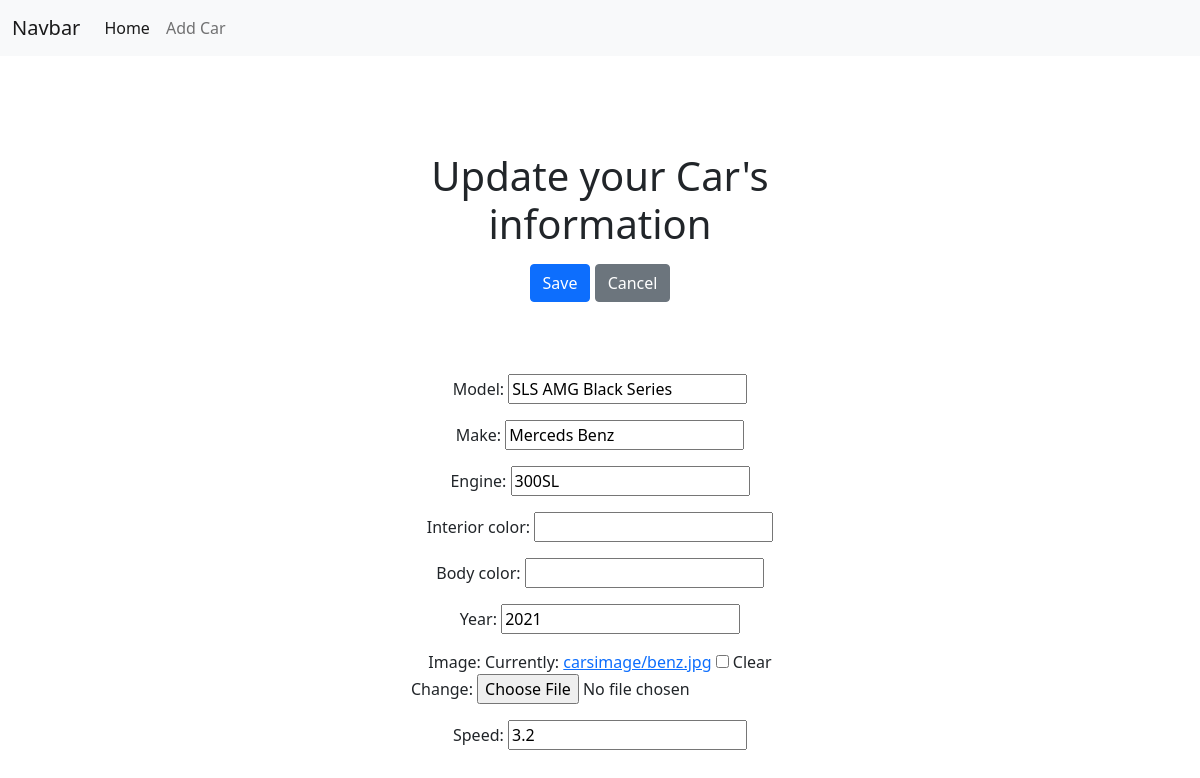
Page /update/1/ on the earlier database version.
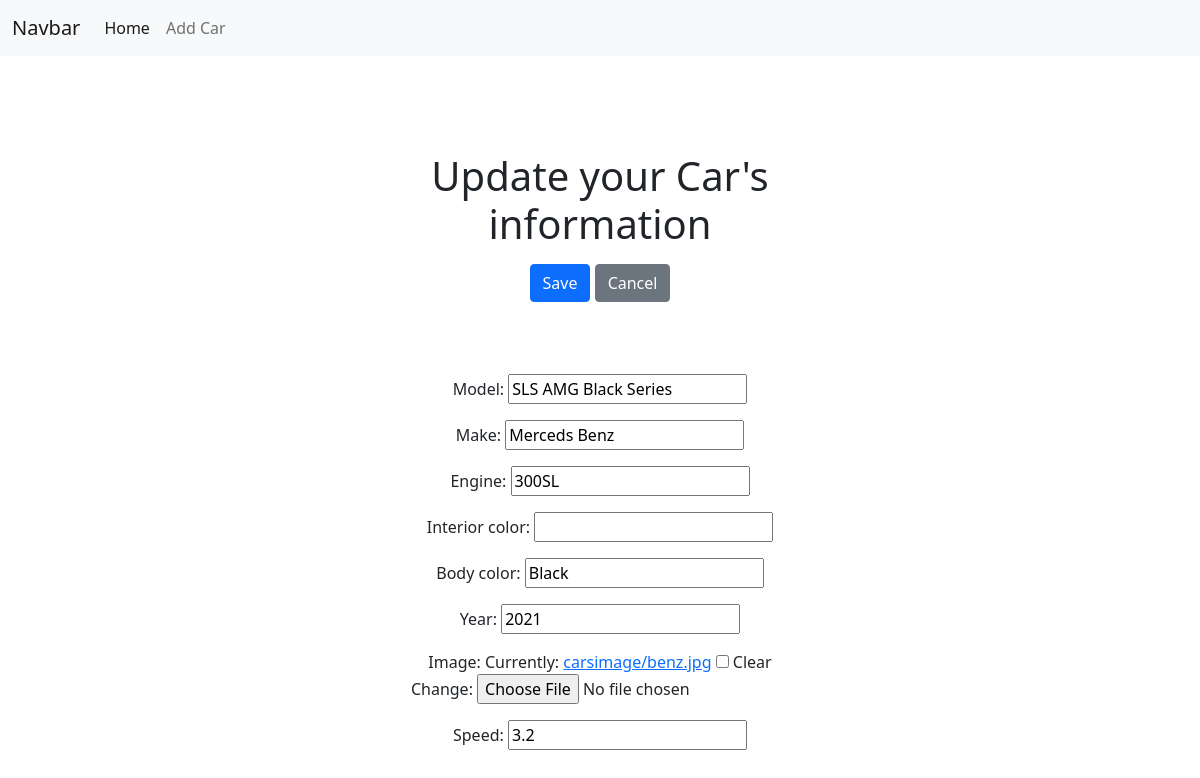
Same page on the later database version.
### garage/models.py (models this page shows, shortened)
class Car(models.Model):
    vin = models.CharField(max_length = 100, blank=True)
    make = models.CharField(max_length = 100, blank= True)
    model = models.CharField(max_length = 100, blank = True)
    engine = models.CharField(max_length = 100, blank= True)
    interior_color = models.CharField(max_length = 100, blank= True)
    body_color = models.CharField(max_length = 100, blank= True)
    year = models.IntegerField()
    image = models.ImageField(upload_to="carsimage", blank=True)
    image_url = models.URLField(blank=True)
    speed = models.DecimalField(blank=True, max_digits = 6, decimal_places=1)

### garage/views.py (the view)
# urls.py: path('update/<int:pk>/', CarUpdateView.as_view(), name="car_update"),
class CarUpdateView(UpdateView):
    model = Car
    fields = ['model', 'make', 'engine', 'interior_color', 'body_color', 'year', 'image', 'speed']
    template_name_suffix = "_update_form"

### garage/templates/garage/car_update_form.html (shortened to what this page needs)
<link href="https://cdn.jsdelivr.net/npm/bootstrap@5.0.1/dist/css/bootstrap.min.css" rel="stylesheet">
<header>
    {% include 'garage/_menu.html' %}
</header>
<main>
    <section class="py-5 text-center container">
      <form method="post" enctype="multipart/form-data">
        <div class="row py-lg-5">
         <div class="col-lg-6 col-md-8 mx-auto">
          <h1 class="fw-light">Update your Car's information</h1>
          <p>
            <input type="submit" type="button" class="btn btn-primary my-2" value="Save">
            <a href="{% url 'car_list' %}" type="button" class="btn btn-secondary my-2">Cancel</a>
          </p>
        </div>
      </div>
        {{ form.as_p }}
      </form>
    </section>
  </main>

Differences in the rows shown:
changed Car "SLS AMG Black Series": body_color (not shown) → "Black"
